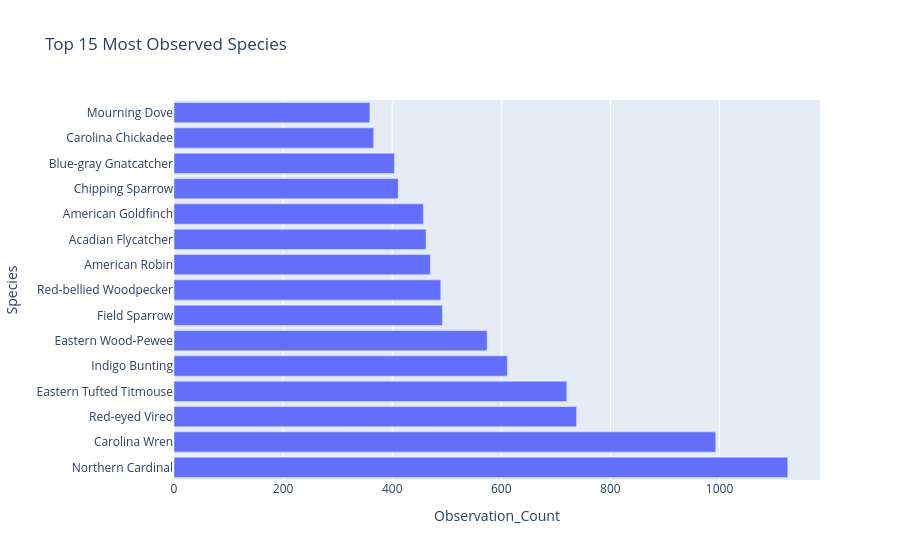

The code cell stored with this chart in its notebook:
### Code cell
fig = px.bar(
    top_species,
    x="Observation_Count",
    y="Species",
    orientation="h",
    title="Top 15 Most Observed Species"
)

fig.show()

### Figure 1 — Plotly figure (JSON) as saved in the notebook; plotly's stock layout.template omitted (floating-point values rounded to 4 significant figures)
{"data": [{"hovertemplate": "Observation_Count=%{x}<br>Species=%{y}<extra></extra>", "legendgroup": "", "marker": {"color": "#636efa", "pattern": {"shape": ""}}, "name": "", "orientation": "h", "showlegend": false, "textposition": "auto", "type": "bar", "x": [1125, 993, 738, 720, 611, 574, 492, 489, 470, 462, 457, 411, 404, 366, 359], "xaxis": "x", "y": ["Northern Cardinal", "Carolina Wren", "Red-eyed Vireo", "Eastern Tufted Titmouse", "Indigo Bunting", "Eastern Wood-Pewee", "Field Sparrow", "Red-bellied Woodpecker", "American Robin", "Acadian Flycatcher", "American Goldfinch", "Chipping Sparrow", "Blue-gray Gnatcatcher", "Carolina Chickadee", "Mourning Dove"], "yaxis": "y"}], "layout": {"barmode": "relative", "legend": {"tracegroupgap": 0}, "title": {"text": "Top 15 Most Observed Species"}, "xaxis": {"anchor": "y", "domain": [0, 1], "title": {"text": "Observation_Count"}}, "yaxis": {"anchor": "x", "domain": [0, 1], "title": {"text": "Species"}}}}
